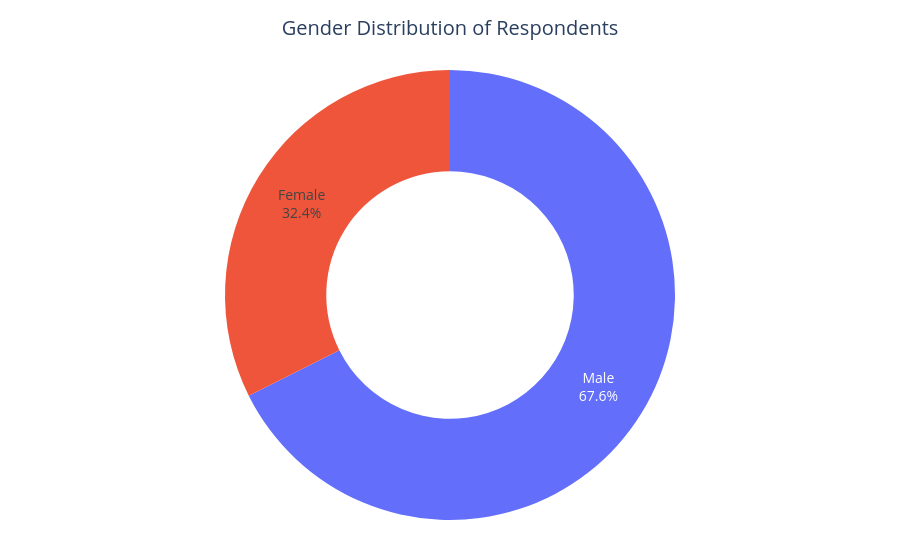

Notebook source saved alongside this figure:
### Markdown cell above
# User Demographics

### Question:
What type of students participated in the study?

### Code cell
gender_counts = df['gender'].value_counts().reset_index()
gender_counts.columns = ['gender', 'count']

fig = px.pie(
    gender_counts,
    names='gender',
    values='count',
    hole=0.55,
    title='Gender Distribution of Respondents'
)

fig.update_traces(
    textposition='inside',
    textinfo='percent+label'
)

fig.update_layout(
    **common_layout,
    showlegend=False
)

fig.show()

### Figure 1 — Plotly figure (JSON) as saved in the notebook; plotly's stock layout.template omitted (floating-point values rounded to 4 significant figures)
{"data": [{"domain": {"x": [0, 1], "y": [0, 1]}, "hole": 0.55, "hovertemplate": "gender=%{label}<br>count=%{value}<extra></extra>", "labels": ["Male", "Female"], "legendgroup": "", "name": "", "showlegend": true, "textinfo": "percent+label", "textposition": "inside", "type": "pie", "values": [71, 34]}], "layout": {"font": {"size": 14}, "legend": {"tracegroupgap": 0}, "margin": {"b": 40, "l": 40, "r": 40, "t": 70}, "showlegend": false, "title": {"text": "Gender Distribution of Respondents", "x": 0.5}}}
